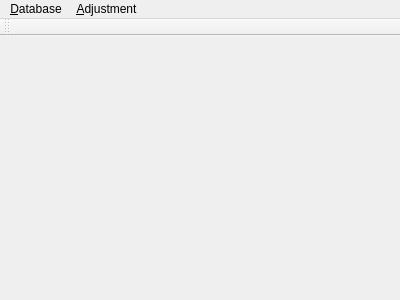
<?xml version="1.0" encoding="UTF-8"?>
<ui version="4.0">
 <class>GamaQ2ControlPanel</class>
 <widget class="QMainWindow" name="GamaQ2ControlPanel">
  <property name="geometry">
   <rect>
    <x>0</x>
    <y>0</y>
    <width>400</width>
    <height>300</height>
   </rect>
  </property>
  <property name="windowTitle">
   <string>GamaQ2ControlPanel</string>
  </property>
  <widget class="QWidget" name="centralWidget"/>
  <widget class="QMenuBar" name="menuBar">
   <property name="geometry">
    <rect>
     <x>0</x>
     <y>0</y>
     <width>400</width>
     <height>25</height>
    </rect>
   </property>
   <widget class="QMenu" name="menu_File">
    <property name="title">
     <string>&amp;Database</string>
    </property>
    <addaction name="action_Connect_to_database"/>
    <addaction name="action_Import_configuration_file"/>
    <addaction name="separator"/>
    <addaction name="action_Drop_schema_Tables"/>
    <addaction name="actionDelete_all_Data_from_the_Schema"/>
    <addaction name="actionDelete_Network_Configuration"/>
    <addaction name="separator"/>
    <addaction name="action_Exit"/>
   </widget>
   <widget class="QMenu" name="menu_Adjustment">
    <property name="title">
     <string>&amp;Adjustment</string>
    </property>
    <addaction name="action_Network_adjustment"/>
   </widget>
   <addaction name="menu_File"/>
   <addaction name="menu_Adjustment"/>
  </widget>
  <widget class="QToolBar" name="mainToolBar">
   <attribute name="toolBarArea">
    <enum>TopToolBarArea</enum>
   </attribute>
   <attribute name="toolBarBreak">
    <bool>false</bool>
   </attribute>
  </widget>
  <action name="action_Exit">
   <property name="text">
    <string>&amp;Exit</string>
   </property>
  </action>
  <action name="action_Connect_to_database">
   <property name="text">
    <string>&amp;Connect to Database</string>
   </property>
  </action>
  <action name="action_Import_configuration_file">
   <property name="enabled">
    <bool>false</bool>
   </property>
   <property name="text">
    <string>&amp;Import Configuration File</string>
   </property>
  </action>
  <action name="action_Network_adjustment">
   <property name="enabled">
    <bool>true</bool>
   </property>
   <property name="text">
    <string>&amp;Network adjustment</string>
   </property>
  </action>
  <action name="action_Drop_schema_Tables">
   <property name="text">
    <string>Drop Schema &amp;Tables</string>
   </property>
  </action>
  <action name="actionDelete_all_Data_from_the_Schema">
   <property name="text">
    <string>&amp;Delete all Data from the Schema</string>
   </property>
  </action>
  <action name="actionDelete_Network_Configuration">
   <property name="text">
    <string>Delete &amp;Network Configuration</string>
   </property>
  </action>
 </widget>
 <layoutdefault spacing="6" margin="11"/>
 <resources/>
 <connections/>
</ui>
